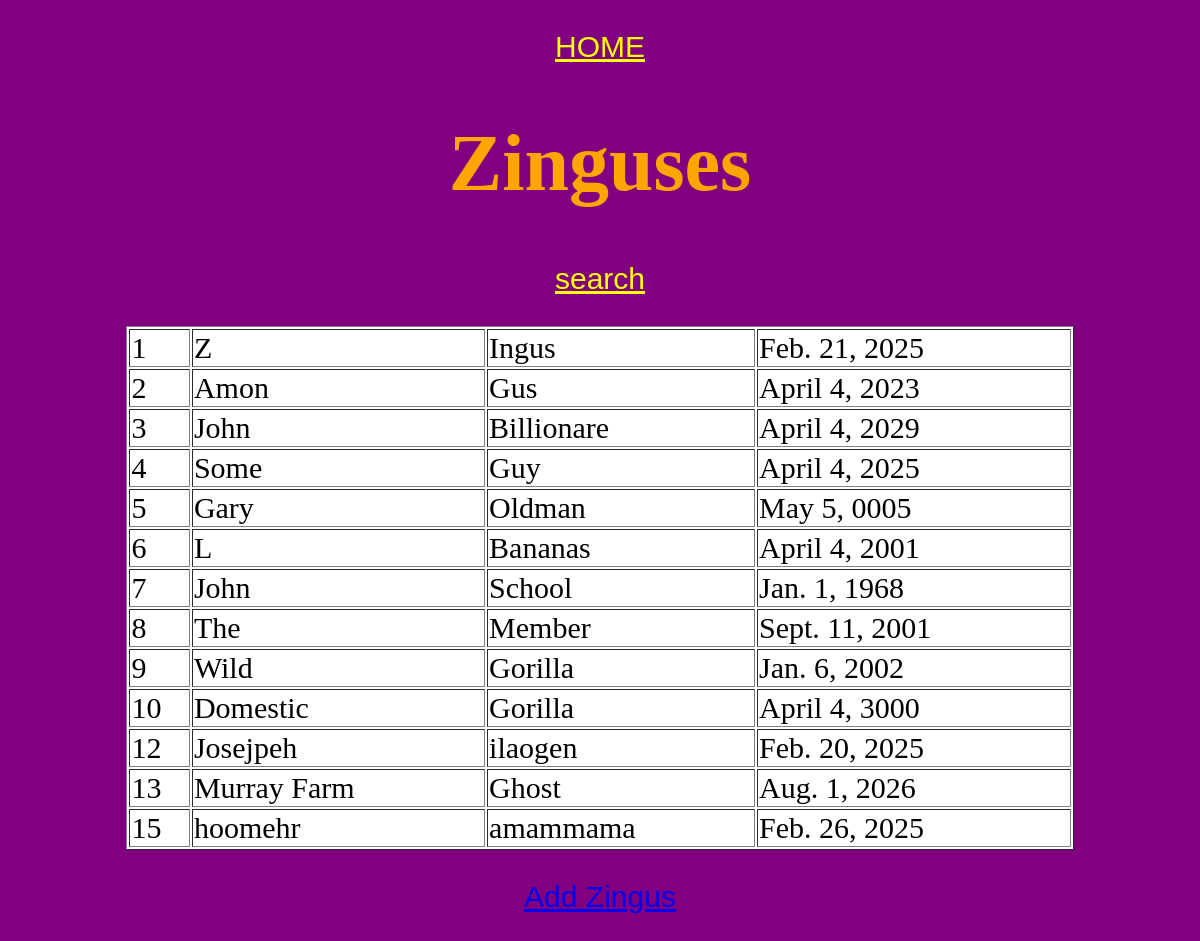
/zinguses/ (signed in), run on the app's committed database.
### members/models.py (models this page shows, shortened)
class Member(models.Model):
  firstname = models.CharField(max_length=255)
  lastname = models.CharField(max_length=255)
  phone = models.IntegerField(null=True)
  joined_date = models.DateField()
  zinguscoin = models.IntegerField(default=0)
  email = models.EmailField()
  zingus = models.BooleanField(default=False)

### members/views.py (the view)
# urls.py: path('', include('members.urls')),
@login_required
def members(request):
  mymembers = Member.objects.all().values()
  template = loader.get_template('all_members.html')
  context = {
    'mymembers': mymembers,
  }
  return HttpResponse(template.render(context, request))

### members/templates/all_members.html (shortened to what this page needs)
{% extends "master.html" %}
{% block content %}
  <p><a href="/";  style="color: yellow;">HOME</a></p>
  <h1>Zinguses</h1>
  <p><a href="search/";  style="color: yellow;">search</a></p>
  <table border="1" style="background-color: white; margin: auto; width: 80%; height: 200px; font-size: 30px">
  {% for x in mymembers %}
  <tr>
  <td>{{ x.id }}</td>
  <td>{{ x.firstname }}</td>
  <td>{{ x.lastname }}</td>
  <td>{{ x.joined_date }}</td>
  </tr>
  {% endfor %}
  </table>
  <p>
  <a href="add/">Add Zingus</a>
  </p>
{% endblock %}

### members/templates/master.html (shortened to what this page needs)
<!DOCTYPE html>
<html>
<head>
</head>
<body>
{% block content %}
{% endblock %}
</body>
</html>

### members/templates/master.html (style rules this page uses)
body { background-color: purple; }
h1 { color: orange; font-family: 'Impact', serif; font-size: 80px; text-align: center; }
p { font-family: 'Arial', serif; font-size: 30px; text-align: center; }

### data on the page
Member: id "1", firstname "Z", lastname "Ingus", joined_date "Feb. 21, 2025"
Member: id "2", firstname "Amon", lastname "Gus", joined_date "April 4, 2023"
Member: id "3", firstname "John", lastname "Billionare", joined_date "April 4, 2029"
Member: id "4", firstname "Some", lastname "Guy", joined_date "April 4, 2025"
Member: id "5", firstname "Gary", lastname "Oldman", joined_date "May 5, 0005"
Member: id "6", firstname "L", lastname "Bananas", joined_date "April 4, 2001"
Member: id "7", firstname "John", lastname "School", joined_date "Jan. 1, 1968"
Member: id "8", firstname "The", lastname "Member", joined_date "Sept. 11, 2001"
Member: id "9", firstname "Wild", lastname "Gorilla", joined_date "Jan. 6, 2002"
Member: id "10", firstname "Domestic", lastname "Gorilla", joined_date "April 4, 3000"
Member: id "12", firstname "Josejpeh", lastname "ilaogen", joined_date "Feb. 20, 2025"
Member: id "13", firstname "Murray Farm", lastname "Ghost", joined_date "Aug. 1, 2026"
Member: id "15", firstname "hoomehr", lastname "amammama", joined_date "Feb. 26, 2025"
